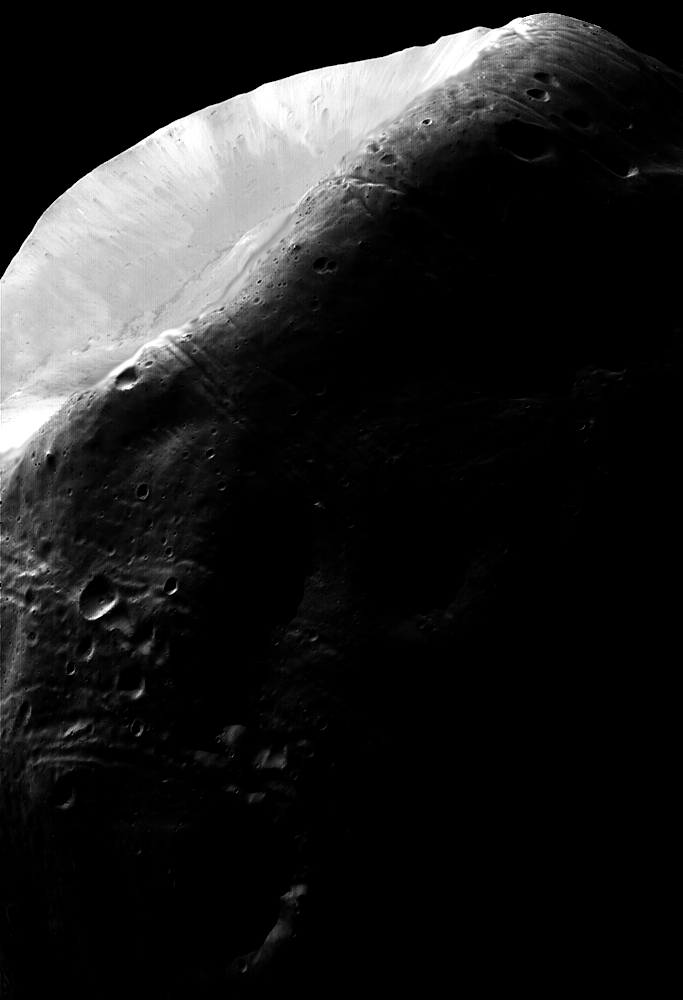
#> input picture Chapter 3/3.3 Histogram processing/3.3.2 Histogram Matching/Fig0323.tif, 683 x 1000 px
$ python HistMatching.py
#> lines starting #> are read from the running program, lines starting #| are printed output that depends on the picture
import cv2
import numpy as np
import matplotlib.pyplot as plt

img = cv2.imread('Fig0323.tif')  # 月球表面图片
#> img is the input picture: shape (1000, 683, 3); min 0, max 255, mean 31.7
H = img.shape[0]
#> H = 1000
W = img.shape[1]
#> W = 683

x = np.arange(256)  # 作为index使用
hr = np.zeros(256)  # 原始图片的灰度统计
pr = np.zeros(256)  # 原始图片的概率密度
rtos = np.zeros(256)  # r-s对应关系
hs = np.zeros(256)  # 直方图均衡之后的灰度值
thz = np.zeros(256)  # 目标直方图灰度值
tpz = np.zeros(256)  # 目标直方图的概率密度
rtoz = np.zeros(256)  # r-z的对应关系
Gz = np.zeros(256)  # G(z)的值
Zg = np.zeros(256)  # G(z)的反函数
hz = np.zeros(256)  # 实际得到的匹配图像的直方图

# 统计原始图片的直方图
for row in range(H):
    for col in range(W):
        hr[img[row, col]] += 1

# 直方图均衡
# 先计算概率密度
for i in range(256):
    pr[i] = hr[i] / (H * W)

for i in range(256):  # i=[0,255]
    temp = 0
    for j in range(i + 1):  # j=[0,i]
        temp += pr[j]
    rtos[i] = round(temp * 255)  # 四舍五入取整
#> after the loop, rtos = 256 values from 157 to 255

hisImg = np.zeros((H, W, 3), np.uint8)  # 建立直方图均衡变换之后的图片
for row in range(H):
    for col in range(W):
        hisImg[row, col] = rtos[img[row, col]]
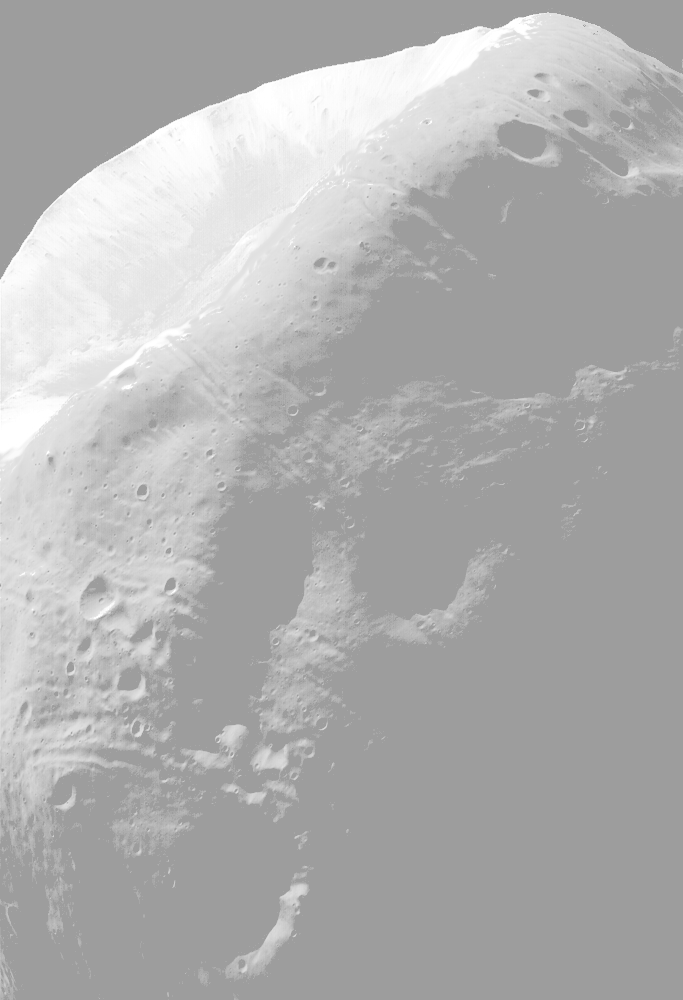
#> hisImg: shape (1000, 683, 3); min 157, max 255, mean 176.2

# 统计均衡后的图片的直方图
for row in range(H):
    for col in range(W):
        hs[hisImg[row, col]] += 1

# 使用类似于图3.25a的概率分布图（估计值）
# 对应的几个拐点
#   i    thz
#   0     0
#   4     400000
#   16    45600
#   185   0
#   205   34200
#   255   0
for i in range(256):
    if i < 5:
        thz[i] = i * 100000
    elif i < 17:
        thz[i] = 518133 - 29533 * i
    elif i < 186:
        thz[i] = 49950 - i * 270
    elif i < 206:
        thz[i] = 1710 * (i - 185)
    else:
        thz[i] = 684 * (255 - i)

# 统计目标直方图的概率分布
ztotal = np.sum(thz)
for i in range(256):
    tpz[i] = thz[i] / ztotal

# 计算G(z)的值，同样采用直方图均衡化方法
for i in range(256):  # i=[0,255]
    temp = 0
    for j in range(i + 1):  # j=[0,i]
        temp += tpz[j]
    Gz[i] = round(temp * 255)  # 四舍五入取整

# for i in range(256):
#    print(i, Gz[i])

# 因为给出的概率分布没有水平线，所以Gz是单调递增的（除了一个点x=185）
# 这里考虑没有单调增的情况，实现r->s->Gz->z的映射
# 求G(z)的反函数，这样求出来的反函数可能会有某个Zg[i]==0
for i in range(256):
    Zg[int(Gz[i])] = i

for i in range(1, 256):
    if Zg[i] == 0:
        for j in range(1, 256):  # 如果Zg[i]为0，则从左右开始搜索最接近i的非零值，设置为Zg[i]的值
            if i - j >= 0 and Zg[i - j] != 0:
                Zg[i] = Zg[i - j]
            elif i + j < 256 and Zg[i + j] != 0:
                Zg[i] = Zg[i + j]
            break

SpecifiedImg = np.zeros((H, W, 3), dtype=np.uint8)  # 建立规定直方图变换之后的图片

# 求出r->s->Gz->z的映射
for i in range(256):
    rtoz[i] = Zg[int(rtos[i])]
#> after the loop, rtoz = 256 values from 60 to 255

# 利用新的映射绘制新图
for row in range(H):
    for col in range(W):
        SpecifiedImg[row, col] = rtoz[img[row, col]]
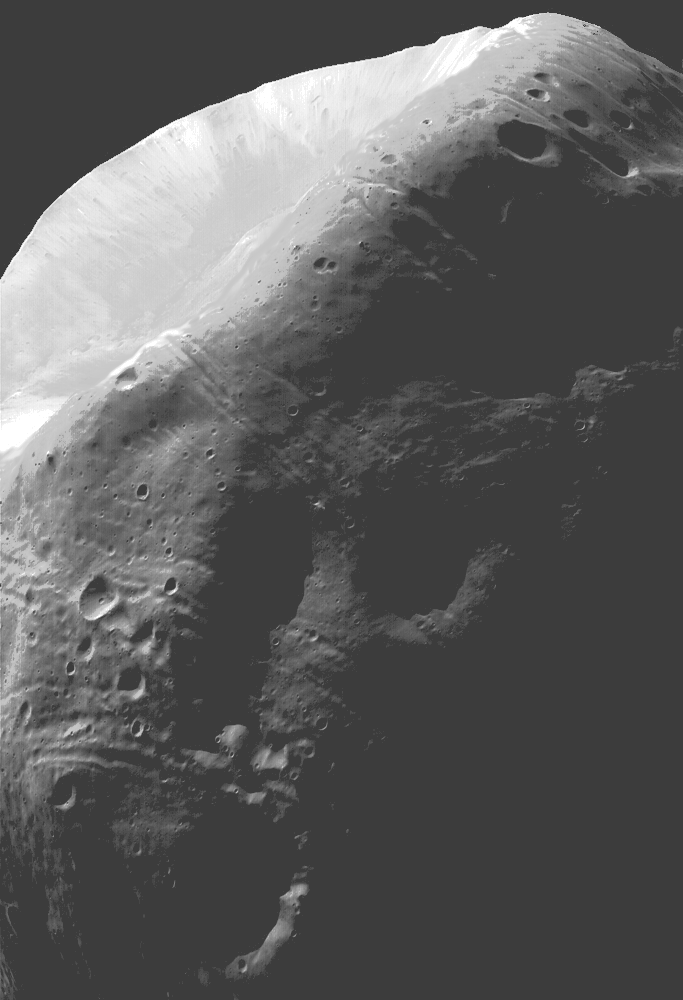
#> SpecifiedImg: shape (1000, 683, 3); min 60, max 255, mean 92.6

# 统计真正匹配图像的直方图
for row in range(H):
    for col in range(W):
        hz[SpecifiedImg[row, col]] += 1

# print(hz)

# 原图
plt.subplot(2, 4, 1)
plt.axis('off')
plt.title('Original image')
plt.imshow(img)

# 原图的直方图
plt.subplot(2, 4, 2)
plt.bar(x, hr)
plt.title('Histogram of original image')

# 均衡后的图片
plt.subplot(2, 4, 3)
plt.axis('off')
plt.title('After equalization')
plt.imshow(hisImg)

# r->s的变化函数
# plt.subplot(3, 2, 4)
# plt.title('s=T(r)')
# plt.scatter(x, rtos)

# 均衡化后的直方图
plt.subplot(2, 4, 4)
plt.title('Histogram after equalization')
plt.bar(x, hs)

# 目标直方图
plt.subplot(2, 4, 5)
plt.title('Specified histogram')
plt.plot(x, thz)

# Gz和Zg
plt.subplot(2, 4, 6)
plt.title('G(z) and its reverse')
plt.plot(x, Gz, Zg)

# 新的图片
plt.subplot(2, 4, 7)
plt.axis('off')
plt.title('Specified Image')
plt.imshow(SpecifiedImg)

# 新的直方图
plt.subplot(2, 4, 8)
plt.title('Real specified histogram')
plt.bar(x, hz)

plt.show()
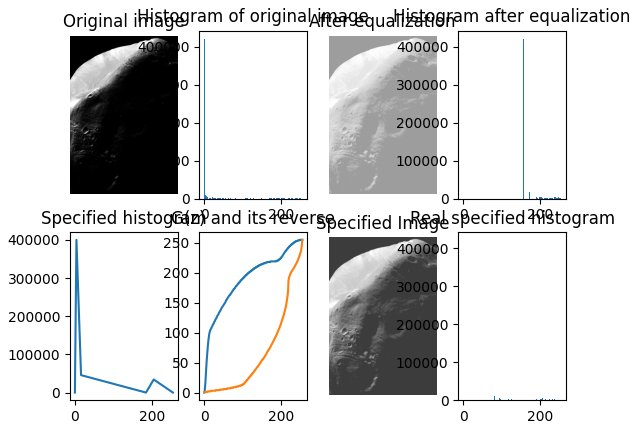
#> figure drawn by matplotlib, 8 panels; panel 2: tallest bar 421847 high, from x = -0.4 to 0.4; panel 4: tallest bar 421847 high, from x = 156.6 to 157.4; panel 5: curve peaks at x = 4, y = 400000; panel 6: curve peaks at x = 248, y = 255
